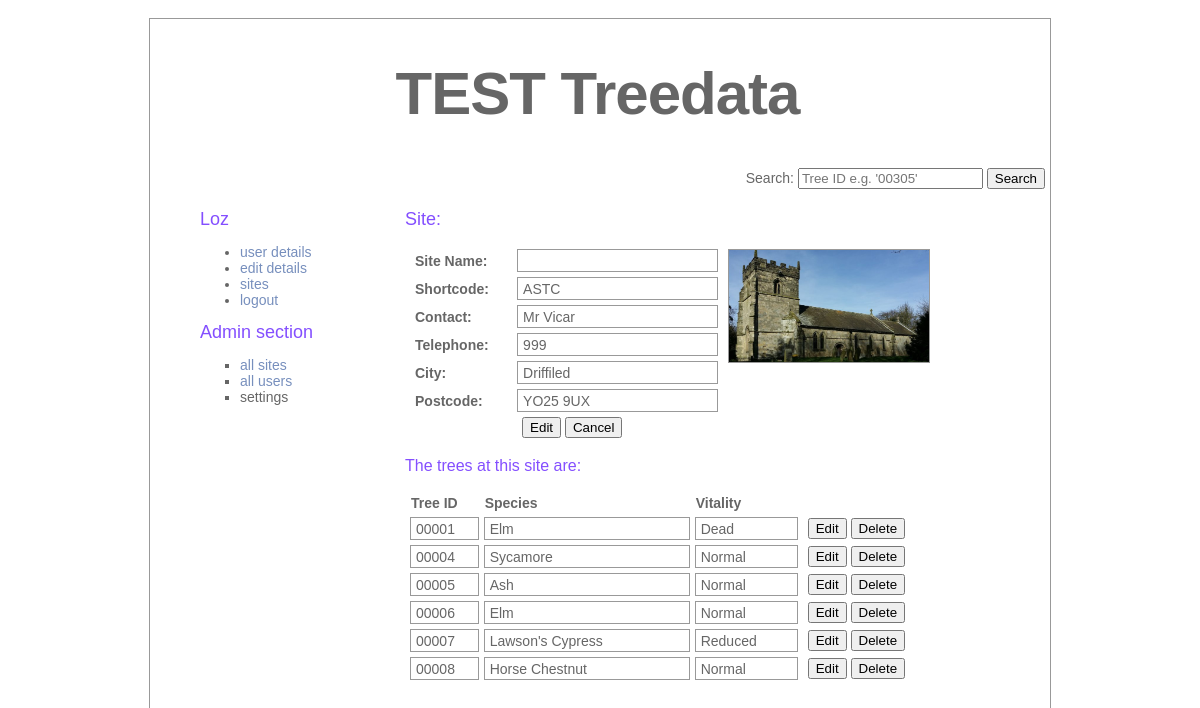
The page /pages/admin/admin_site_view.php?siteShortcode=ASTC (signed in) on the database its author committed.
### tables this page shows
CREATE TABLE treedata_sites (
    name VARCHAR(100) NOT NULL,
    shortcode VARCHAR(4) NOT NULL PRIMARY KEY,
    description VARCHAR(1000),
    address_line_1 VARCHAR(200),
    address_line_2 VARCHAR(200),
    city VARCHAR(50),
    postcode VARCHAR(9),
    contact_name VARCHAR(100),
    contact_telephone VARCHAR(11),
    image VARCHAR(100)
);

CREATE TABLE treedata_tree_vitality (
    id INT PRIMARY KEY AUTO_INCREMENT,
    name VARCHAR(100),
    description VARCHAR(400)
);

CREATE TABLE treedata_tree_species (
    id INT PRIMARY KEY AUTO_INCREMENT,
    name VARCHAR(100) NOT NULL
);

### assets/includes/site_details.php (called while the page is built, shortened)
<?php
    $host = $_SERVER['HTTP_HOST'];
    $is_live = (
        $host === "treedata.pdhtechnology.com"
    );
    if ($is_live) {
        $site = "https://treedata.pdhtechnology.com";
        $siteTitle = "Treedata";
        $title = "Treedata";
    } else {
        $title = "TEST Treedata";
    }
?>

### pages/admin/admin_site_view.php (the view, shortened to what this page needs)
<?php
    $path = "../../";
    $subTitle = "Site:";
    include($path."assets/includes/site_details.php");
	include ($path."assets/includes/connection.php");
	if (!isset($_SESSION["authenticated_user"]) && !isset($_SESSION["isAdmin"]))
	{
		$_SESSION["message"] = "please log in";
		header("Location: $path");
	}
	else
	{
		include($path."assets/includes/header.php");
		include($path."assets/includes/login.php");
		$siteShortcode = $_GET["siteShortcode"];
		$siteName = $_GET["siteName"];
	?>
			<div id="text">
                <h2><?php echo $subTitle; ?> <?php echo $siteName; ?></h2>
                <p>
                <?php
					$querySite = "	SELECT DISTINCT *
									FROM treedata_user_sites
									JOIN treedata_sites ON treedata_user_sites.site_shortcode=treedata_sites.shortcode
									WHERE treedata_sites.shortcode='$siteShortcode'";
            		$resultSite = mysqli_query ($connection, $querySite);
            		if (mysqli_num_rows($resultSite) > 0)
            		{
            			$row = mysqli_fetch_array($resultSite);
            			echo "<form id='siteEdit' method='GET' action='".$path."pages/admin/admin_sites_edit.php'>";
            			echo "<table class='siteDetailsSite'>";
	            			echo "<tr>";
	            			echo 	"<td>Site Name:</td>";
	            			echo 	"<td>".$siteName."</td>";
	            			echo 	"<td rowspan='7'><img width='200' src='".$path."assets/images/site/".$siteShortcode."/".$row['image']."' /></td>";
	            			echo "</tr>";
	            			echo "<tr>";
	            			echo 	"<td>Shortcode:</td>";
	            			echo 	"<td>".$siteShortcode."</td>";
	            			echo "</tr>";
	            			echo "<tr>";
	            			echo 	"<td>Contact:</td>";
	            			echo 	"<td>".$row['contact_name']."</td>";
	            			echo "</tr>";
	            			echo "<tr>";
	            			echo 	"<td>Telephone:</td>";
	            			echo 	"<td>".$row['contact_telephone']."</td>";
	            			echo "</tr>";
	            			echo "<tr>";
	            			echo 	"<td>City:</td>";
	            			echo 	"<td>".$row['city']."</td>";
	            			echo "</tr>";
	            			echo "<tr>";
	            			echo 	"<td>Postcode:</td>";
	            			echo 	"<td>".$row['postcode']."</td>";
	            			echo "</tr>";
							echo "</form>";
	            			echo "<tr>";
	            			echo 	"<td></td>";
	            			echo 	"<td>";
	            			echo 			"<a href='javascript:{}' onclick=\"document.getElementById('siteEdit".$row['treeID']."').submit(); return false;\"><button>Edit</button></a>";
            				echo 			"<a href='javascript:{}' onclick=\"document.getElementById('siteEditCancel".$row['treeID']."').submit(); return false;\"><button>Cancel</button></a>";
	            			echo 	"</td>";
	            			echo 	"<td></td>";
	            			echo "</tr>";
					}
	                else
	                {
	                	echo "No rows found";
						mysqli_close($connection);
	                }
            	?>
                </p>
                <h3>The trees at this site are:</h3>
                <p>
            	<?php
				$queryEditSiteTrees = "SELECT LPAD(treedata_site_trees.tree_id, 5, '0') AS treeID, treedata_tree_vitality.name AS treeVitality, treedata_tree_species.name AS treeSpecies
							FROM treedata_site_trees
							JOIN treedata_tree_species ON treedata_site_trees.species=treedata_tree_species.id
							JOIN treedata_tree_vitality ON treedata_site_trees.vitality=treedata_tree_vitality.id
							WHERE treedata_site_trees.shortcode='$siteShortcode'
							ORDER BY tree_id ASC";
        		$resultEditSiteTrees = mysqli_query ($connection, $queryEditSiteTrees);
        		if (mysqli_num_rows($resultEditSiteTrees) > 0)
        		{
        				echo "<table class='siteDetailsTrees'>";
            			echo 	"<tr>";
            			echo 		"<th>Tree ID</th>";
            			echo 		"<th>Species</th>";
            			echo 		"<th>Vitality</th>";
            			echo 		"<th></th>";
            			echo 	"</tr>";
        			while($row = mysqli_fetch_array($resultEditSiteTrees, MYSQLI_ASSOC))
            		{
						echo 	"<tr>";
            			echo 		"<td>".$row['treeID']."</td>";
            			echo 		"<td>".$row["treeSpecies"]."</td>";
            			echo 		"<td>".$row["treeVitality"]."</td>";
            			echo 		"<td>";
            			echo 			"<a href='javascript:{}' onclick=\"document.getElementById('site_trees_edit".$row['treeID']."').submit(); return false;\"><button>Edit</button></a>";
            			echo 			"<a href='javascript:{}' onclick=\"document.getElementById('site_trees_delete".$row['treeID']."').submit(); return false;\"><button>Delete</button></a>";
            			echo 		"</td>";
               			echo 	"</tr>";
            		}
            		echo "</table>";
				}
                else
                {
                	echo "<p>No details found <p>";
                }
            	?>
    			</p>
			</div>
		</div>
	</body>
</html>
<?php
	}
?>

### assets/includes/header.php (shortened to what this page needs)
<!DOCTYPE html PUBLIC "-//W3C//DTD XHTML 1.0 Transitional//EN" "http://www.w3.org/TR/xhtml1/DTD/xhtml1-transitional.dtd">
<html xmlns="http://www.w3.org/1999/xhtml">
<head>
	<link href="<?php echo $path; ?>assets/css/style.css" rel="stylesheet" type="text/css">
</head>
<body>
	<div id="outline">
        <div id="title">
			<h1><?php echo $title ?></h1>
			<form id="search_form" name="search_form" method="GET" action="<?php echo $path; ?>pages/search/search_result.php">
				<label>Search:</label>
				<input type="search" id="txt_search" name="txt_search" placeholder="Tree ID e.g. '00305'" />
				<button type="submit">Search</button>
			</form>
		</div>

### assets/includes/login.php (shortened to what this page needs)
<div id="userLogin">
		<?php
	if (isset($_SESSION["authenticated_user"]))
	{
		$username = $_SESSION['authenticated_user'];
		echo "<h2>".$username."</h2>";
		echo "<ul>";
		echo "<li><a href='".$path."pages/login/user_logged_on.php'>user details</a></li>";
         		echo "<li><a href='javascript:{}' onclick=\"document.getElementById('".$username."').submit(); return false;\">edit details</a></li>";
		echo "<li><a href='".$path."pages/login/user_logged_on_sites.php' class='link'>sites</a></li>";
		echo "<li><a href='".$path."pages/login/user_logout.php' class='link'>logout</a></li>";
		echo "</ul>";
		if($_SESSION["isAdmin"] == "true")
		{
			echo "<h2>Admin section</h2>";
			echo "<ul style='list-style-type:square;''>";
			echo "<li><a href='".$path."pages/admin/admin_site_all.php'>all sites</a></li>";
			echo "<li><a href='".$path."pages/admin/admin_users_all.php'>all users</a></li>";
			echo "<li>settings</li>";
			echo "</ul>";
		}
	}
?>
</div>

### assets/css/style.css (style rules this page uses)
#outline { position: relative; height:1500px; width: 900px; margin: 18px auto 0; border: solid 1px #999; }
#title { width: 895px; text-align: right; padding-right: 5px; }
#userLogin { width: 200px; left: 50px; top: 180px; position: absolute; margin-top: 10px; }
#text { left: 255px; top: 180px; position: absolute; width: 600px; margin-top: 10px; }
body { color: #666; font-size: 14px; font-family: "Lucida Grande", Arial, sans-serif; font-weight: normal; margin-top: 0; margin-bottom: 0; }
p { margin-top: 5; }
h1 { font-size: 60px; font-weight: bold; text-align: center; letter-spacing: -1px; width: auto; }
h2 { color: #844fff; font-size: 18px; font-weight: normal; margin: 0px; }
h3 { color: #844fff; font-size: 16px; font-weight: normal; margin: 0px; }
table { width: 100%; margin: 0px; padding: 0px; text-align: left; }
a { color: #778fbd; text-decoration: none; }
table.siteDetailsSite { border: 0px solid #999; margin: 0px; padding: 0px; border-spacing:5px; text-align: left; vertical-align: middle; width: 90%; }
table.siteDetailsSite td { border: 1px solid #999; margin: 0px; padding: 0px 0px 0px 5px; text-align: left; vertical-align: middle; background:; height: 21px; }
table.siteDetailsSite td:nth-child(1) { width: 20%; font-weight: bold; border: 0px; }
table.siteDetailsSite td:nth-child(2) { width: 40%; }
table.siteDetailsSite td:nth-child(3) { width: 40%; text-align: right; vertical-align: top; border: 0px; }
table.siteDetailsSite tr:last-child td:nth-child(2) { border: 0px; }
table.siteDetailsSite img { border: 1px solid #999; }
table.siteDetailsTrees { border: 0px solid #999; margin: 0px; padding: 0px; border-spacing: 5px; text-align: left; vertical-align: middle; width: 90%; }
table.siteDetailsTrees td { border: 1px solid #999; margin: 0px; padding: 0px 0px 0px 5px; text-align: left; vertical-align: middle; background:; height: 21px; }
table.siteDetailsTrees td:nth-child(1) { width: 10%; }
table.siteDetailsTrees td:nth-child(2) { width: 30%; }
table.siteDetailsTrees td:nth-child(3) { width: 15%; }
table.siteDetailsTrees td:nth-child(4) { width: 20%; border: 0px; }

### rows shown on the page
treedata_sites: image (picture), contact_name "Mr Vicar", contact_telephone "999", city "Driffiled", postcode "YO25 9UX"
treedata_tree_vitality: treeID "00001", treedata_tree_species.name "Elm", name "Dead"
treedata_tree_vitality: treeID "00004", treedata_tree_species.name "Sycamore", name "Normal", treeID "00005", treedata_tree_species.name "Ash", treeID "00006", treedata_tree_species.name "Elm", treeID "00008", treedata_tree_species.name "Horse Chestnut"
treedata_tree_vitality: treeID "00007", treedata_tree_species.name "Lawson's Cypress", name "Reduced"

### other values the page prints
$title "TEST Treedata"
$username "Loz"
$subTitle "Site:"
$siteShortcode "ASTC"
